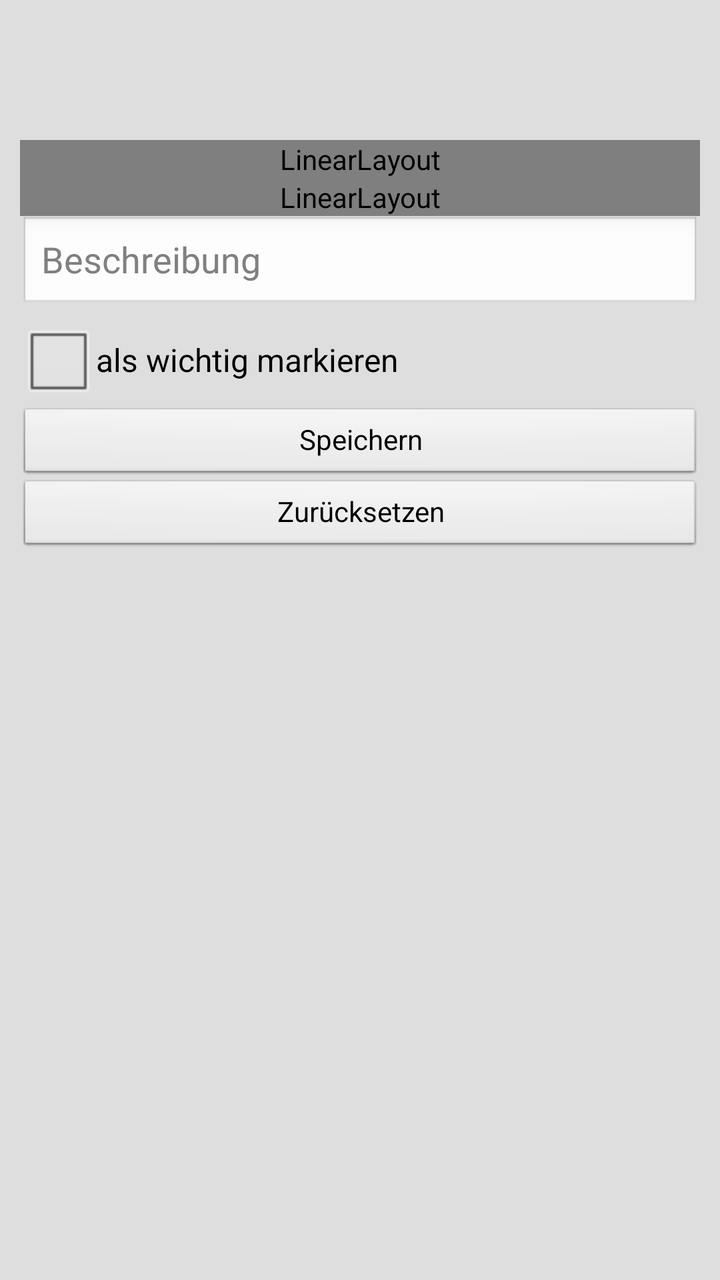
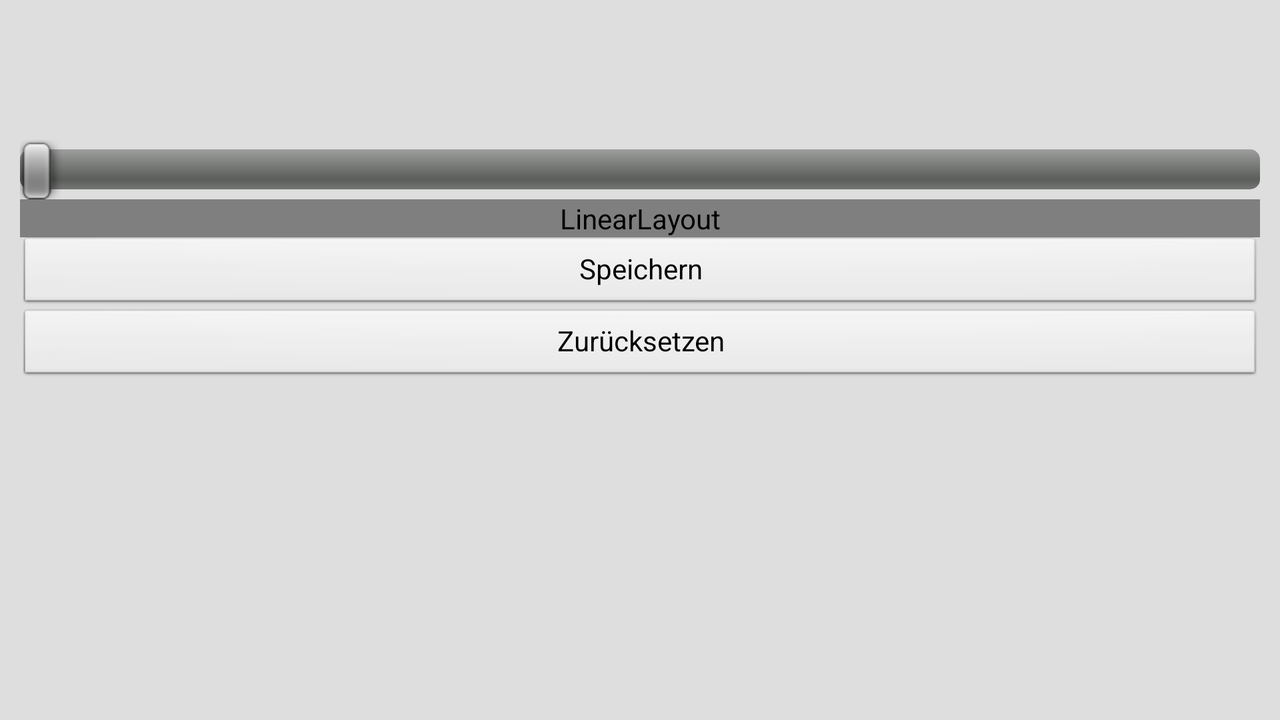

The same Android screen from two of the app's own layout files: first res/layout/ as a phone draws it, then the repository's variant for another configuration, drawn on a device whose configuration selects that folder. Both files follow.
<!-- AndroidManifest.xml: application theme AppTheme -->
<!-- res/layout/main_layout.xml -->
<?xml version="1.0" encoding="utf-8"?>
<TabHost xmlns:android="http://schemas.android.com/apk/res/android"
    android:id="@+id/tabHost"
    android:layout_width="fill_parent"
    android:layout_height="fill_parent"
    android:background="@color/background"
    android:orientation="vertical" >

    <RelativeLayout
        android:layout_width="fill_parent"
        android:layout_height="fill_parent" >

        <TabWidget
            android:id="@android:id/tabs"
            android:layout_width="fill_parent"
            android:layout_height="wrap_content"
            android:orientation="horizontal" >
        </TabWidget>

        <FrameLayout
            android:id="@android:id/tabcontent"
            android:layout_width="fill_parent"
            android:layout_height="fill_parent"
            android:layout_marginBottom="10dp"
            android:layout_marginLeft="10dp"
            android:layout_marginRight="10dp"
            android:layout_marginTop="10dp" >

            <LinearLayout
                android:id="@+id/tab1"
                android:layout_width="match_parent"
                android:layout_height="match_parent"
                android:orientation="vertical"
                android:paddingTop="60dp" >

                <android.gesture.GestureOverlayView
                    android:id="@+id/gestureOverlayTab1"
                    android:layout_width="fill_parent"
                    android:layout_height="fill_parent"
                    android:duplicateParentState="false"
                    android:gestureColor="#00000000"
                    android:uncertainGestureColor="#00000000" >

                    <ListView
                        android:id="@+id/listViewList"
                        android:layout_width="match_parent"
                        android:layout_height="match_parent"
                        android:layout_gravity="top" >
                    </ListView>
                </android.gesture.GestureOverlayView>
            </LinearLayout>

            <LinearLayout
                android:id="@+id/tab2"
                android:layout_width="match_parent"
                android:layout_height="match_parent"
                android:orientation="vertical"
                android:paddingTop="60dp" >

                <view
                    android:id="@+id/view2"
                    android:layout_width="fill_parent"
                    android:layout_height="wrap_content"
                    class="LinearLayout" >

	                <SeekBar
	                    android:id="@+id/seekBarQuantityValue"
	                    android:layout_width="fill_parent"
	                    android:layout_height="wrap_content"
	                    android:max="1000"
	                    android:minHeight="20dip" />
                    
                </view>

                <android.gesture.GestureOverlayView
                    android:id="@+id/gestureOverlayTab2"
                    android:layout_width="fill_parent"
                    android:layout_height="fill_parent"
                    android:gestureColor="#00000000"
                    android:uncertainGestureColor="#00000000" >

                    <LinearLayout
                        android:layout_width="fill_parent"
                        android:layout_height="fill_parent"
                        android:orientation="vertical" >

                        <view
                            android:id="@+id/view1"
                            android:layout_width="fill_parent"
                            android:layout_height="wrap_content"
                            class="LinearLayout" >

                            <EditText
                                android:id="@+id/textViewQuantityValue"
                                android:layout_width="wrap_content"
                                android:layout_height="wrap_content"
                                android:inputType="numberDecimal"
                                android:minWidth="100dp" />

                            <Spinner
                                android:id="@+id/spinnerQuantity"
                                android:layout_width="fill_parent"
                                android:layout_height="wrap_content" />
                        </view>

                        <AutoCompleteTextView
                            android:id="@+id/autoCompleteTextViewEntryDescription"
                            android:layout_width="fill_parent"
                            android:layout_height="wrap_content"
                            android:hint="@string/description"
                            android:textColor="@android:color/black" />
                    
                        <CheckBox
                            android:id="@+id/checkBoxImportant"
                            android:layout_width="fill_parent"
                            android:layout_height="wrap_content"
                            android:text="@string/important" />

                        <Button
                            android:id="@+id/buttonSave"
                            style="?android:attr/buttonStyleSmall"
                            android:layout_width="fill_parent"
                            android:layout_height="wrap_content"
                            android:text="@string/save" />

                        <Button
                            android:id="@+id/buttonReset"
                            style="?android:attr/buttonStyleSmall"
                            android:layout_width="fill_parent"
                            android:layout_height="wrap_content"
                            android:text="@string/reset" />

                        <EditText
                            android:id="@+id/textViewUuid"
                            android:layout_width="wrap_content"
                            android:layout_height="wrap_content"
                            android:inputType="text"
                            android:visibility="invisible" />

                        <EditText
                            android:id="@+id/textViewImage"
                            android:layout_width="wrap_content"
                            android:layout_height="wrap_content"
                            android:inputType="text"
                            android:visibility="invisible" />                        
                    </LinearLayout>
                </android.gesture.GestureOverlayView>
            </LinearLayout>

        </FrameLayout>
    </RelativeLayout>

</TabHost>
<!-- resources referenced by this layout -->
<resources>
  <color name="background">#FFEFDB</color>
  <string name="description">Beschreibung</string>
  <string name="important">als wichtig markieren</string>
  <string name="reset">Zurücksetzen</string>
  <string name="save">Speichern</string>
  <style name="AppTheme" parent="AppBaseTheme">
          
      </style>
  <style name="AppBaseTheme" parent="android:Theme.Light">
          
      </style>
</resources>
<!-- res/layout-land/main_layout.xml (the repository's variant of the layout above) -->
<!-- drawn on the phone turned sideways -->
<?xml version="1.0" encoding="utf-8"?>
<TabHost xmlns:android="http://schemas.android.com/apk/res/android"
    android:id="@+id/tabHost"
    android:layout_width="fill_parent"
    android:layout_height="fill_parent"
    android:layout_alignParentLeft="true"
    android:background="@color/background"
    android:orientation="vertical" >

    <RelativeLayout
        android:layout_width="fill_parent"
        android:layout_height="fill_parent" >

        <TabWidget
            android:id="@android:id/tabs"
            android:layout_width="fill_parent"
            android:layout_height="wrap_content"
            android:orientation="horizontal" />

        <FrameLayout
            android:id="@android:id/tabcontent"
            android:layout_width="fill_parent"
            android:layout_height="fill_parent"
            android:layout_marginBottom="10dp"
            android:layout_marginLeft="10dp"
            android:layout_marginRight="10dp"
            android:layout_marginTop="10dp" >

            <LinearLayout
                android:id="@+id/tab2"
                android:layout_width="fill_parent"
                android:layout_height="fill_parent"
                android:orientation="vertical"
                android:paddingTop="60dp" >

                <SeekBar
                    android:id="@+id/seekBarQuantityValue"
                    android:layout_width="fill_parent"
                    android:layout_height="wrap_content"
                    android:max="1000"
                    android:minWidth="250dp" />

                <view
                    android:id="@+id/view1"
                    android:layout_width="fill_parent"
                    android:layout_height="wrap_content"
                    class="LinearLayout" >

                    <EditText
                        android:id="@+id/textViewQuantityValue"
                        android:layout_width="100dp"
                        android:layout_height="wrap_content"
                        android:inputType="numberDecimal" />

                    <Spinner
                        android:id="@+id/spinnerQuantity"
                        android:layout_width="wrap_content"
                        android:layout_height="wrap_content" />

                    <AutoCompleteTextView
                        android:id="@+id/autoCompleteTextViewEntryDescription"
                        android:layout_width="fill_parent"
                        android:layout_height="wrap_content"
                        android:hint="@string/description" >

                        <requestFocus />
                    </AutoCompleteTextView>

                </view>

                <Button
                    android:id="@+id/buttonSave"
                    style="?android:attr/buttonStyleSmall"
                    android:layout_width="fill_parent"
                    android:layout_height="wrap_content"
                    android:text="@string/save" />

                <Button
                    android:id="@+id/buttonReset"
                    style="?android:attr/buttonStyleSmall"
                    android:layout_width="fill_parent"
                    android:layout_height="wrap_content"
                    android:text="@string/reset" />

                <EditText
                    android:id="@+id/textViewUuid"
                    android:layout_width="wrap_content"
                    android:layout_height="wrap_content"
                    android:inputType="text"
                    android:visibility="invisible" />
            </LinearLayout>

            <LinearLayout
                android:id="@+id/tab1"
                android:layout_width="fill_parent"
                android:layout_height="fill_parent"
                android:orientation="vertical"
                android:paddingTop="60dp" >

                <ListView
                    android:id="@+id/listViewList"
                    android:layout_width="fill_parent"
                    android:layout_height="fill_parent" >
                </ListView>
            </LinearLayout>

            <LinearLayout
                android:id="@+id/tab3"
                android:layout_width="fill_parent"
                android:layout_height="364dp"
                android:orientation="vertical"
                android:paddingTop="60dp"
                android:visibility="invisible" >
            </LinearLayout>
        </FrameLayout>
    </RelativeLayout>

</TabHost>
<!-- resources referenced by the variant -->
<!-- as the phone turned sideways resolves them -->
<resources>
  <color name="background">#FFEFDB</color>
  <string name="description">Beschreibung</string>
  <string name="reset">Zurücksetzen</string>
  <string name="save">Speichern</string>
  <style name="AppTheme" parent="AppBaseTheme">
          
      </style>
  <style name="AppBaseTheme" parent="android:Theme.Light">
          
      </style>
</resources>
